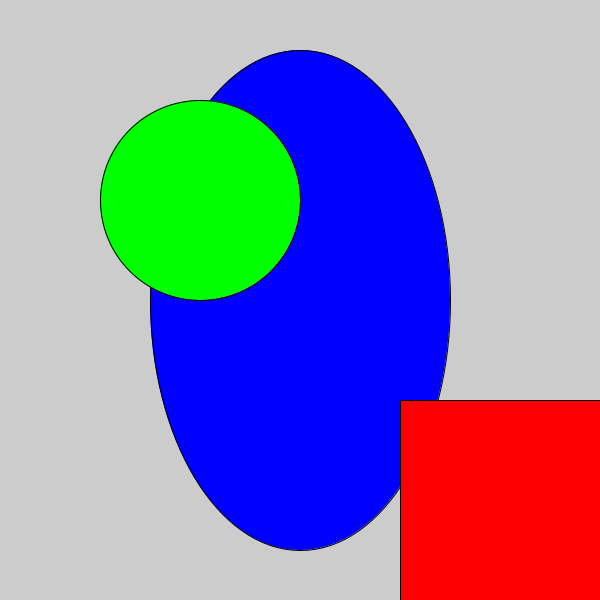
Frame 1 (no input)
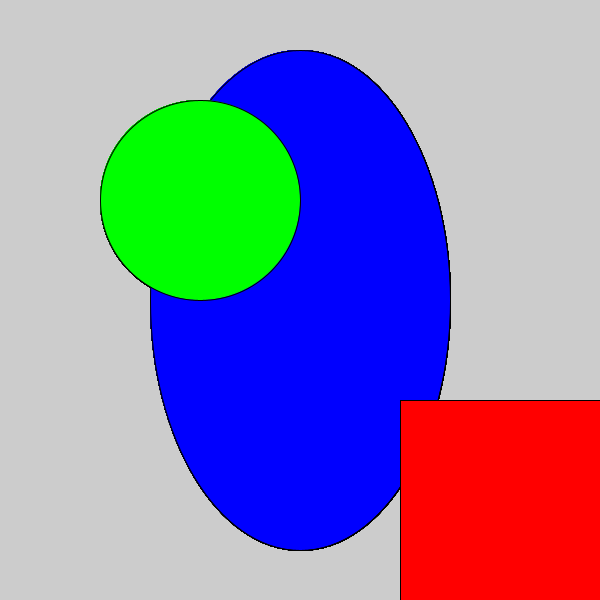
Frame 60 (the mouse pressed at the canvas centre just before this capture)
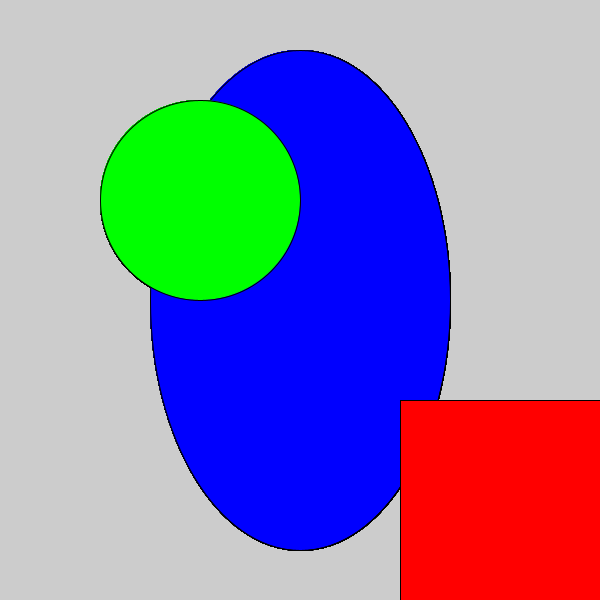
Frame 120 (the mouse held since frame 60 and released just before this capture)

The Processing sketch that drew these frames (run headless with seeded random() and noise(); from frame 60 on, the mouse is pressed at the canvas centre):

// Processing sketch: Shapes_and_colors
// ── Shapes_and_colors.pde
void setup (){
  size(600,600);
}

void draw (){
  fill(00,00,700);
  ellipse(300, 300, 300, 500);
  
 fill(00,800,00);
 ellipse(200,200,200,200);
 fill(500,00,00);
 rect(400,400,200,200);
}
